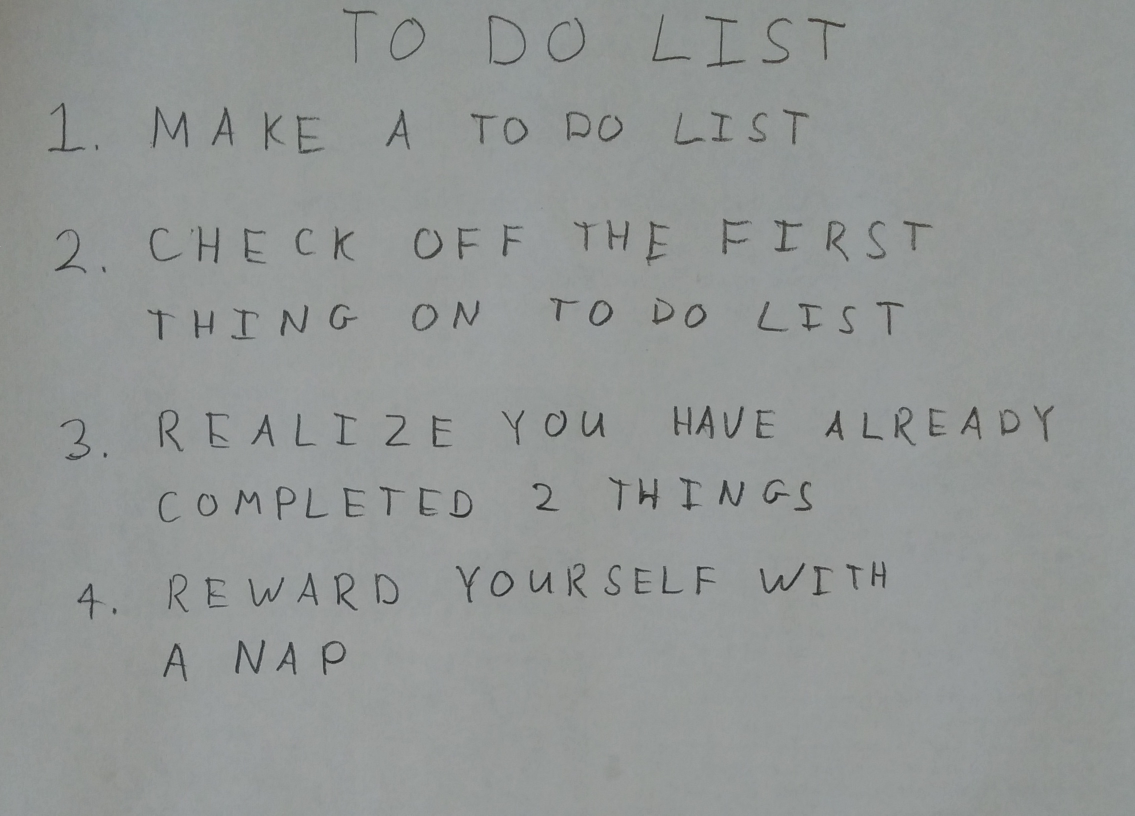
#> input picture hw5_2020fall/images/01_list.jpg, 2270 x 1631 px (shown at 1/2 size); its folder holds only this picture in this run
$ python run_q4.py
#> lines starting #> are read from the running program, lines starting #| are printed output that depends on the picture; after the words box and inside, x2 and y2 are one past the last pixel; in counts of white or black regions, pixels touching at a corner belong together
#> (reads hw5_2020fall/python/q3_weights.pickle from the repository)
### hw5_2020fall/python/q4.py
import numpy as np

import skimage
import skimage.measure
import skimage.color
import skimage.restoration
import skimage.filters
import skimage.morphology
import skimage.segmentation

import matplotlib.pyplot as plt

# takes a color image
# returns a list of bounding boxes and black_and_white image
def findLetters(image):
    bboxes = []

    #image = skimage.color.rgb2gray(image)

    thresh = skimage.filters.threshold_otsu(image)
#> thresh = 0.45

    bw = skimage.morphology.closing(image < thresh, skimage.morphology.square(3))
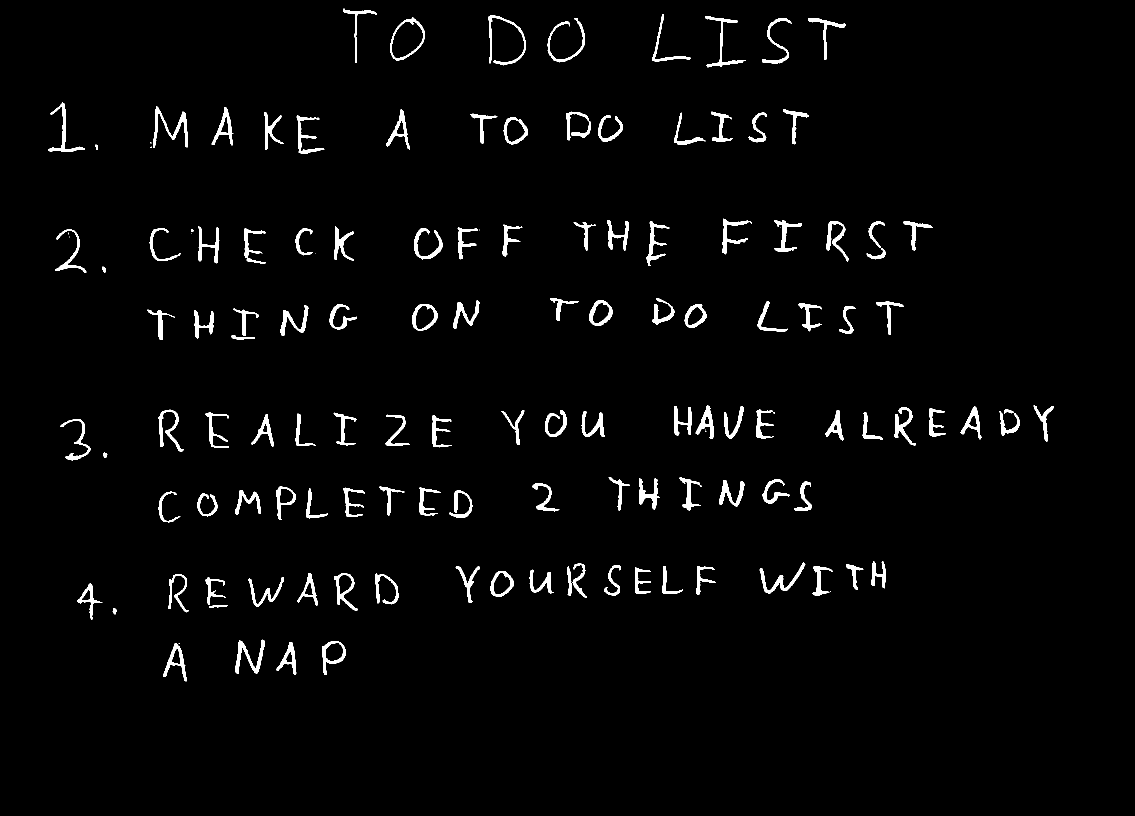
#> bw: shape (1631, 2270) bool (shown at 1/2 size); 2.4% white; 136 white regions (13 under 20 px), largest, box (x1, y1, x2, y2) and area: (306, 213, 376, 295) 1381, (471, 1279, 530, 1348) 1220, (977, 30, 1052, 131) 1147

    cleared = skimage.segmentation.clear_border(bw)

    label_image = skimage.measure.label(cleared)
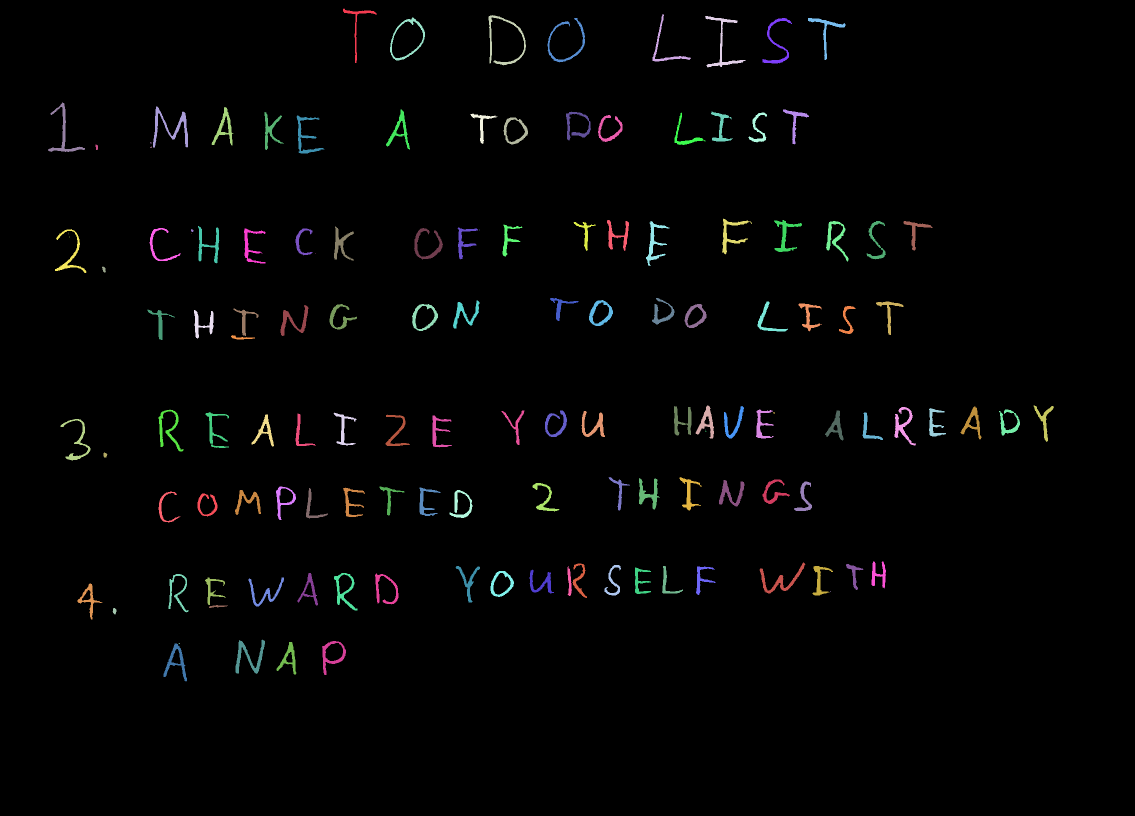
#> label_image: shape (1631, 2270) int32 (shown at 1/2 size); 137 distinct labels, from 0 to 136; one colour per label, 0 black

    image_label_overlay = skimage.color.label2rgb(label_image, image=image, bg_label=0)
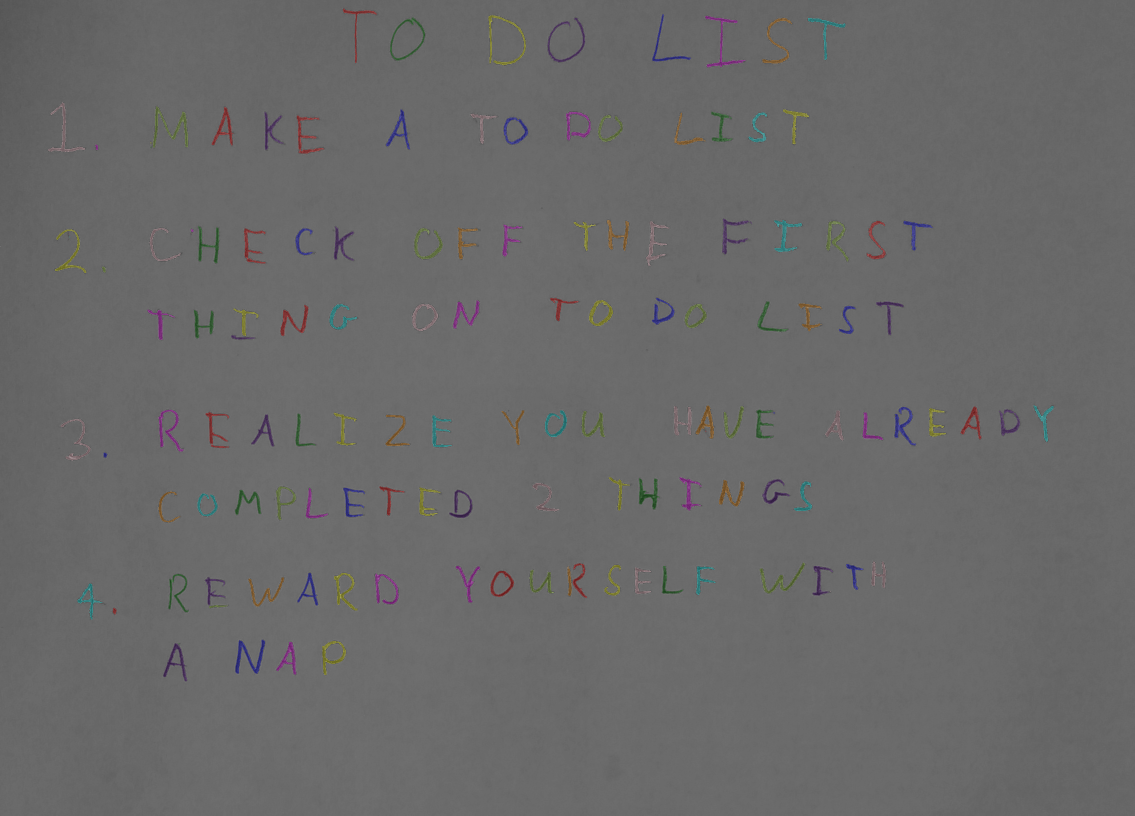
#> image_label_overlay: shape (1631, 2270, 3) float64 (shown at 1/2 size); mean R, G, B 0.414, 0.413, 0.413

    for region in skimage.measure.regionprops(label_image):
        # take regions with large enough areas
        if region.area >= 100:
            # draw rectangle around segmented coins
            minr, minc, maxr, maxc = region.bbox
            bboxes.append(region.bbox)
#> this loop made 136 passes
#> (minr, minc, maxr, maxc) on passes 1 to 12: (17, 686, 126, 753), (28, 1305, 123, 1382), (30, 977, 131, 1052), (32, 1410, 135, 1491), (35, 780, 121, 850), (36, 1095, 125, 1170), (36, 1525, 127, 1584), (36, 1616, 120, 1691), (205, 96, 304, 170), (213, 306, 295, 376), (214, 423, 291, 467), (219, 772, 299, 820)
#> after the loop, bboxes = 118 items, first 6: (17, 686, 126, 753), (28, 1305, 123, 1382), (30, 977, 131, 1052), (32, 1410, 135, 1491), (35, 780, 121, 850), (36, 1095, 125, 1170)

    # insert processing in here
    # one idea estimate noise -> denoise -> greyscale -> threshold -> morphology -> label -> skip small boxes
    # this can be 10 to 15 lines of code using skimage functions

    bw = 1 - bw
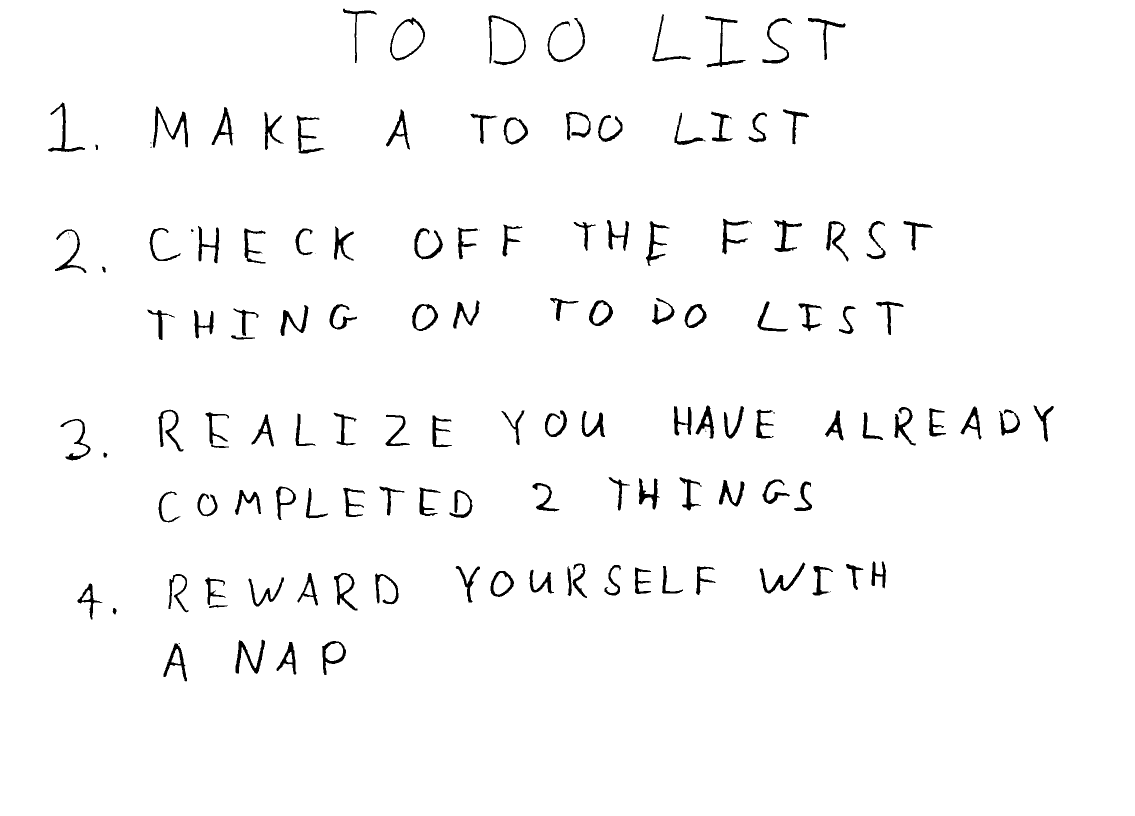
#> bw: shape (1631, 2270) int64 (shown at 1/2 size); values 0 (black) and 1 (white), 97.6% white; 136 black regions (13 under 20 px), largest, box (x1, y1, x2, y2) and area: (306, 213, 376, 295) 1381, (471, 1279, 530, 1348) 1220, (977, 30, 1052, 131) 1147
    return bboxes, bw

### hw5_2020fall/python/nn.py
import numpy as np
from util import *
# do not include any more libraries here!
# do not put any code outside of functions!

############################## Q 2.1 ##############################
# initialize b to 0 vector
# b should be a 1D array, not a 2D array with a singleton dimension
# we will do XW + b.
# X be [Examples, Dimensions]
# [9 lines left out: function initialize_weights, not called in this run]

############################## Q 2.2.1 ##############################
# x is a matrix
# a sigmoid activation function
def sigmoid(x):


    res = 1/(1 + np.exp(-x))

    return res

############################## Q 2.2.1 ##############################
def forward(X,params,name='',activation=sigmoid):
    """
    Do a forward pass

    Keyword arguments:
    X -- input vector [Examples x D]
    params -- a dictionary containing parameters
    name -- name of the layer
    activation -- the activation function (default is sigmoid)
    """
    # get the layer parameters
    W = params['W' + name]
    b = params['b' + name]

    pre_act = np.dot(X, W) + b
    post_act = np.zeros(pre_act.shape)
    for i in range(len(pre_act)):
        post_act[i] = activation(pre_act[i])

    # store the pre-activation and post-activation values
    # these will be important in backprop
    params['cache_' + name] = (X, pre_act, post_act)

    return post_act

############################## Q 2.2.2  ##############################
# x is [examples,classes]
# softmax should be done for each row
def softmax(x):
    #https://stackoverflow.com/questions/34968722/how-to-implement-the-softmax-function-in-python

    e_x = np.exp(x-np.max(x))
    res = e_x/np.sum(e_x)

    return res

############################## Q 2.2.3 ##############################
# compute total loss and accuracy
# y is size [examples,classes]
# probs is size [examples,classes]
# [16 lines left out: function compute_loss_and_acc, not called in this run]

############################## Q 2.3 ##############################
# we give this to you
# because you proved it
# it's a function of post_act
def sigmoid_deriv(post_act):
    res = post_act*(1.0-post_act)
    return res

# [59 lines left out: functions backwards, get_random_batches, not called in this run]

### hw5_2020fall/python/run_q4.py
import os
import numpy as np
import matplotlib.pyplot as plt
import matplotlib.patches

import skimage
import skimage.measure
import skimage.color
import skimage.restoration
import skimage.io
import skimage.filters
import skimage.morphology
import skimage.segmentation

from nn import *
from q4 import *
# do not include any more libraries here!
# no opencv, no sklearn, etc!
import warnings
warnings.simplefilter(action='ignore', category=FutureWarning)
warnings.simplefilter(action='ignore', category=UserWarning)

# load the weights
# run the crops through your neural network and print them out
import pickle
import string
letters = np.array([_ for _ in string.ascii_uppercase[:26]] + [str(_) for _ in range(10)])
params = pickle.load(open('q3_weights.pickle','rb'))


for img in os.listdir('../images'):

    #img = '02_letters.jpg'
    im1 = skimage.img_as_float(skimage.io.imread(os.path.join('../images',img)))
    im1 = skimage.color.rgb2gray(im1)

    bboxes, bw = findLetters(im1)
    stored_bboxes = bboxes
#> stored_bboxes has the same summary as bboxes in findLetters

    plt.imshow(bw,cmap = "gray")
    for bbox in bboxes:
        minr, minc, maxr, maxc = bbox
        rect = matplotlib.patches.Rectangle((minc, minr), maxc - minc, maxr - minr,
                                fill=False, edgecolor='red', linewidth=2)
        plt.gca().add_patch(rect)
#> this loop made 118 passes
    plt.show()
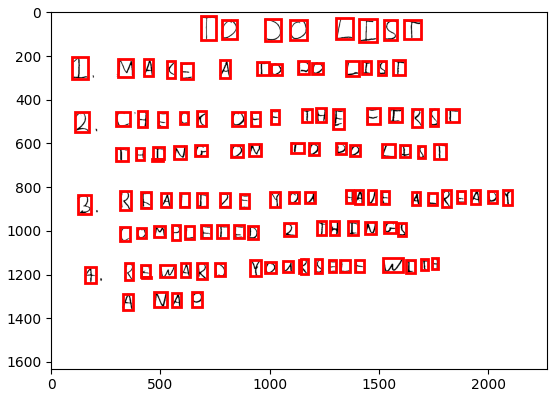
#> figure drawn by matplotlib, 1 panel

    bboxes = sorted(bboxes, key = lambda x: x[0])
    bucket_ymin, bucket_ymax = bboxes[0][2], bboxes[0][2]
#> bucket_ymin = 126; bucket_ymax = 126

    sorted_bboxes = []
    bucket = []


    for box in bboxes:
        miny, minx, maxy, maxx = box
        if (miny > bucket_ymax):
            sorted_bboxes.append(bucket)
            bucket = []
            bucket.append(box)
            bucket_ymin, bucket_ymax = box[0], box[2]

        else:
            bucket.append(box)
            bucket_ymin, bucket_ymax = box[0], box[2]
#> this loop made 118 passes
#> (miny, minx, maxy, maxx, bucket_ymin, bucket_ymax) on passes 1 to 12: (17, 686, 126, 753, 17, 126), (28, 1305, 123, 1382, 28, 123), (30, 977, 131, 1052, 30, 131), (32, 1410, 135, 1491, 32, 135), (35, 780, 121, 850, 35, 121), (36, 1095, 125, 1170, 36, 125), (36, 1525, 127, 1584, 36, 127), (36, 1616, 120, 1691, 36, 120), (205, 96, 304, 170, 205, 304), (213, 306, 295, 376, 213, 295), (214, 423, 291, 467, 214, 291), (219, 772, 299, 820, 219, 299)
#> box on passes 18 to 23: (225, 1497, 285, 1534), (227, 941, 288, 995), (230, 1196, 284, 1245), (231, 593, 307, 649), (235, 1007, 289, 1056), (437, 1444, 509, 1504)

    sorted_bboxes.append(bucket)
    final_arr = []
    for bucket in sorted_bboxes:
        final_arr.append(sorted(bucket, key = lambda x: x[1]))
#> this loop made 8 passes

    final_arr_ = []
    for bucket in final_arr:
        for item in bucket:
            final_arr_.append(item)


    assert(len(final_arr_) == len(stored_bboxes))
    sent_guess = []
    # https://stackoverflow.com/questions/10871220/making-a-matrix-square-and-padding-it-with-desired-value-in-numpy
    for box in final_arr_:

        img_data = bw[box[0]:box[2], box[1]:box[3]].astype(np.float64)

        (r,c) = img_data.shape

        t = 20
        if (r > c):
            d = r - c
            d_avg = int(d/2)
            padding = ((t,t), (d_avg + t, d_avg + t))
        else:
            d = c - r
            d_avg = int(d/2)
            padding = ((d_avg + t,d_avg + t), (t, t))


        img_data = np.pad(img_data, padding , mode = 'constant', constant_values = 1.0)
        # plt.imshow(img_data, cmap = 'gray')
        # plt.show()
        img_resized = skimage.transform.resize(img_data, (32, 32), anti_aliasing=True)

        img_resized = skimage.morphology.erosion(img_resized)

        # plt.imshow(img_resized, cmap = 'gray')
        # plt.show()

        x = img_resized.T.reshape(1, 1024)

        h1 = forward(x,params,'layer1')
        probs = forward(h1,params,'output',softmax)

        guess = letters[np.argmax(probs)]
        #print(guess)
        sent_guess.append(guess)
#> this loop made 118 passes
#> pass 1, `img_data = bw[box[0]:box[2], box[1]:box[3]].astype(np.float64)`:
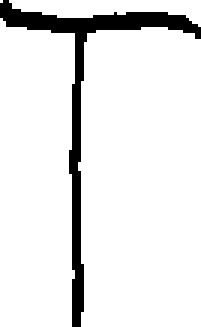
#> img_data: shape (109, 67) float64 (shown 3 times larger); values 0 (black) and 1 (white), 90.8% white; 1 black region, box (x1, y1, x2, y2) and area: (0, 0, 67, 109) 672
#> after the loop:
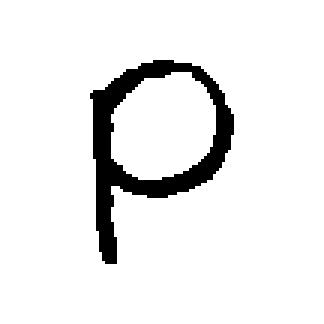
#> img_data: shape (108, 108) float64 (shown 3 times larger); values 0 (black) and 1 (white), 92.3% white; 1 black region, box (x1, y1, x2, y2) and area: (30, 20, 78, 88) 899

    listToStr = ' '.join([str(elem) for elem in sent_guess])
    print(listToStr)
#> (printed output is left out)
